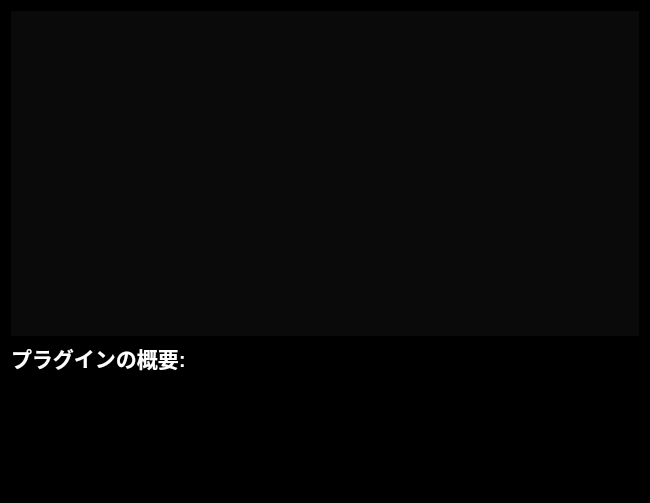
<?xml version="1.0" encoding="UTF-8"?>
<ui version="4.0">
 <class>PluginManager</class>
 <widget class="QWidget" name="PluginManager">
  <property name="windowModality">
   <enum>Qt::ApplicationModal</enum>
  </property>
  <property name="enabled">
   <bool>true</bool>
  </property>
  <property name="geometry">
   <rect>
    <x>0</x>
    <y>0</y>
    <width>650</width>
    <height>503</height>
   </rect>
  </property>
  <property name="sizePolicy">
   <sizepolicy hsizetype="Maximum" vsizetype="Maximum">
    <horstretch>0</horstretch>
    <verstretch>0</verstretch>
   </sizepolicy>
  </property>
  <property name="palette">
   <palette>
    <active>
     <colorrole role="WindowText">
      <brush brushstyle="SolidPattern">
       <color alpha="255">
        <red>254</red>
        <green>254</green>
        <blue>254</blue>
       </color>
      </brush>
     </colorrole>
     <colorrole role="Text">
      <brush brushstyle="SolidPattern">
       <color alpha="255">
        <red>253</red>
        <green>253</green>
        <blue>253</blue>
       </color>
      </brush>
     </colorrole>
     <colorrole role="Base">
      <brush brushstyle="SolidPattern">
       <color alpha="255">
        <red>255</red>
        <green>255</green>
        <blue>255</blue>
       </color>
      </brush>
     </colorrole>
     <colorrole role="Window">
      <brush brushstyle="SolidPattern">
       <color alpha="255">
        <red>0</red>
        <green>0</green>
        <blue>0</blue>
       </color>
      </brush>
     </colorrole>
    </active>
    <inactive>
     <colorrole role="WindowText">
      <brush brushstyle="SolidPattern">
       <color alpha="255">
        <red>254</red>
        <green>254</green>
        <blue>254</blue>
       </color>
      </brush>
     </colorrole>
     <colorrole role="Text">
      <brush brushstyle="SolidPattern">
       <color alpha="255">
        <red>253</red>
        <green>253</green>
        <blue>253</blue>
       </color>
      </brush>
     </colorrole>
     <colorrole role="Base">
      <brush brushstyle="SolidPattern">
       <color alpha="255">
        <red>255</red>
        <green>255</green>
        <blue>255</blue>
       </color>
      </brush>
     </colorrole>
     <colorrole role="Window">
      <brush brushstyle="SolidPattern">
       <color alpha="255">
        <red>0</red>
        <green>0</green>
        <blue>0</blue>
       </color>
      </brush>
     </colorrole>
    </inactive>
    <disabled>
     <colorrole role="WindowText">
      <brush brushstyle="SolidPattern">
       <color alpha="255">
        <red>120</red>
        <green>120</green>
        <blue>120</blue>
       </color>
      </brush>
     </colorrole>
     <colorrole role="Text">
      <brush brushstyle="SolidPattern">
       <color alpha="255">
        <red>120</red>
        <green>120</green>
        <blue>120</blue>
       </color>
      </brush>
     </colorrole>
     <colorrole role="Base">
      <brush brushstyle="SolidPattern">
       <color alpha="255">
        <red>0</red>
        <green>0</green>
        <blue>0</blue>
       </color>
      </brush>
     </colorrole>
     <colorrole role="Window">
      <brush brushstyle="SolidPattern">
       <color alpha="255">
        <red>0</red>
        <green>0</green>
        <blue>0</blue>
       </color>
      </brush>
     </colorrole>
    </disabled>
   </palette>
  </property>
  <property name="font">
   <font>
    <pointsize>15</pointsize>
   </font>
  </property>
  <property name="mouseTracking">
   <bool>true</bool>
  </property>
  <property name="contextMenuPolicy">
   <enum>Qt::NoContextMenu</enum>
  </property>
  <property name="windowTitle">
   <string>PluginManager</string>
  </property>
  <property name="windowOpacity">
   <double>0.900000000000000</double>
  </property>
  <layout class="QVBoxLayout" name="verticalLayout">
   <item>
    <widget class="QScrollArea" name="PluginListScroll">
     <property name="sizePolicy">
      <sizepolicy hsizetype="Preferred" vsizetype="Preferred">
       <horstretch>0</horstretch>
       <verstretch>0</verstretch>
      </sizepolicy>
     </property>
     <property name="palette">
      <palette>
       <active>
        <colorrole role="Base">
         <brush brushstyle="SolidPattern">
          <color alpha="255">
           <red>255</red>
           <green>255</green>
           <blue>255</blue>
          </color>
         </brush>
        </colorrole>
        <colorrole role="Window">
         <brush brushstyle="SolidPattern">
          <color alpha="255">
           <red>10</red>
           <green>10</green>
           <blue>10</blue>
          </color>
         </brush>
        </colorrole>
       </active>
       <inactive>
        <colorrole role="Base">
         <brush brushstyle="SolidPattern">
          <color alpha="255">
           <red>255</red>
           <green>255</green>
           <blue>255</blue>
          </color>
         </brush>
        </colorrole>
        <colorrole role="Window">
         <brush brushstyle="SolidPattern">
          <color alpha="255">
           <red>10</red>
           <green>10</green>
           <blue>10</blue>
          </color>
         </brush>
        </colorrole>
       </inactive>
       <disabled>
        <colorrole role="Base">
         <brush brushstyle="SolidPattern">
          <color alpha="255">
           <red>10</red>
           <green>10</green>
           <blue>10</blue>
          </color>
         </brush>
        </colorrole>
        <colorrole role="Window">
         <brush brushstyle="SolidPattern">
          <color alpha="255">
           <red>10</red>
           <green>10</green>
           <blue>10</blue>
          </color>
         </brush>
        </colorrole>
       </disabled>
      </palette>
     </property>
     <property name="frameShape">
      <enum>QFrame::NoFrame</enum>
     </property>
     <property name="lineWidth">
      <number>0</number>
     </property>
     <property name="verticalScrollBarPolicy">
      <enum>Qt::ScrollBarAsNeeded</enum>
     </property>
     <property name="horizontalScrollBarPolicy">
      <enum>Qt::ScrollBarAlwaysOff</enum>
     </property>
     <property name="widgetResizable">
      <bool>true</bool>
     </property>
     <property name="alignment">
      <set>Qt::AlignHCenter|Qt::AlignTop</set>
     </property>
     <widget class="QWidget" name="PluginList">
      <property name="geometry">
       <rect>
        <x>0</x>
        <y>0</y>
        <width>632</width>
        <height>16</height>
       </rect>
      </property>
      <property name="sizePolicy">
       <sizepolicy hsizetype="Preferred" vsizetype="Maximum">
        <horstretch>0</horstretch>
        <verstretch>0</verstretch>
       </sizepolicy>
      </property>
      <property name="minimumSize">
       <size>
        <width>0</width>
        <height>0</height>
       </size>
      </property>
      <property name="mouseTracking">
       <bool>false</bool>
      </property>
      <widget class="QWidget" name="layoutWidget">
       <property name="geometry">
        <rect>
         <x>0</x>
         <y>0</y>
         <width>1251</width>
         <height>651</height>
        </rect>
       </property>
       <layout class="QGridLayout" name="PluginListLayout" rowstretch="0">
        <property name="sizeConstraint">
         <enum>QLayout::SetFixedSize</enum>
        </property>
        <property name="spacing">
         <number>0</number>
        </property>
       </layout>
      </widget>
     </widget>
    </widget>
   </item>
   <item>
    <widget class="QLabel" name="PluginExp">
     <property name="minimumSize">
      <size>
       <width>0</width>
       <height>150</height>
      </size>
     </property>
     <property name="maximumSize">
      <size>
       <width>16777215</width>
       <height>150</height>
      </size>
     </property>
     <property name="font">
      <font>
       <pointsize>16</pointsize>
       <weight>75</weight>
       <bold>true</bold>
      </font>
     </property>
     <property name="mouseTracking">
      <bool>true</bool>
     </property>
     <property name="text">
      <string>プラグインの概要:</string>
     </property>
     <property name="textFormat">
      <enum>Qt::PlainText</enum>
     </property>
     <property name="alignment">
      <set>Qt::AlignLeading|Qt::AlignLeft|Qt::AlignTop</set>
     </property>
    </widget>
   </item>
  </layout>
 </widget>
 <resources/>
 <connections/>
</ui>
